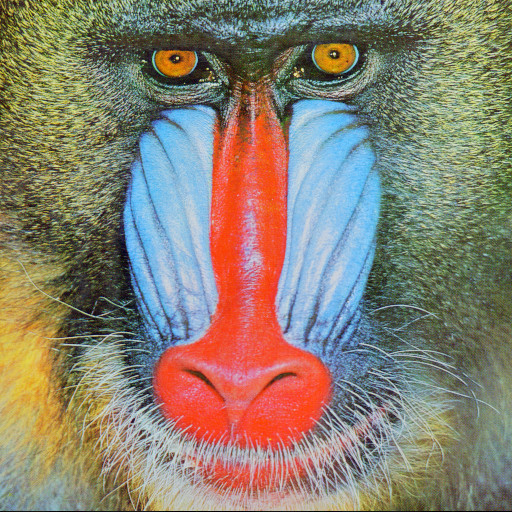
#> input picture baboon.jpg, 512 x 512 px
$ python AV2Q10.py
#> lines starting #> are read from the running program, lines starting #| are printed output that depends on the picture
import cv2
import numpy as np
import matplotlib.pyplot as plt

# Carregando a imagem
image_path = "baboon.jpg"
image = cv2.imread(image_path)
#> image is the input picture: shape (512, 512, 3); mean B, G, R 113.1, 128.9, 137.4

# Convertendo de BGR para RGB (OpenCV lê a imagem em formato BGR)
image_rgb = cv2.cvtColor(image, cv2.COLOR_BGR2RGB)

# Decomposição nos canais RGB
r_channel, g_channel, b_channel = cv2.split(image_rgb)
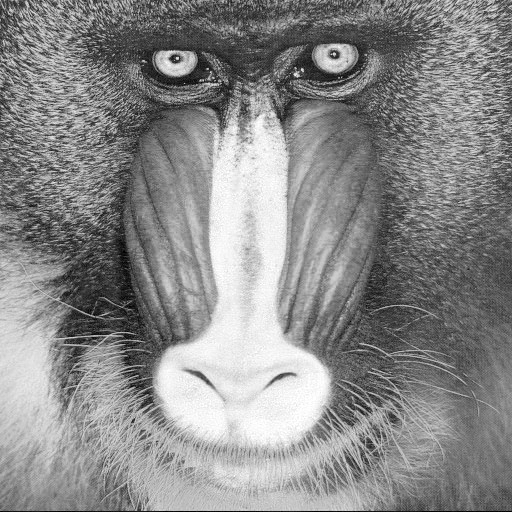
#> r_channel: shape (512, 512); min 0, max 255, mean 137.4
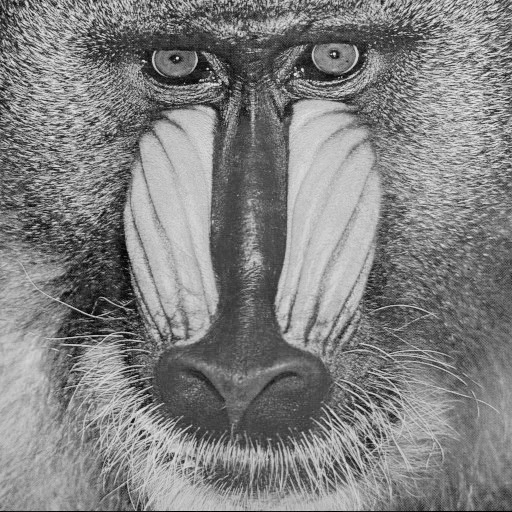
#> g_channel: shape (512, 512); min 0, max 238, mean 128.9
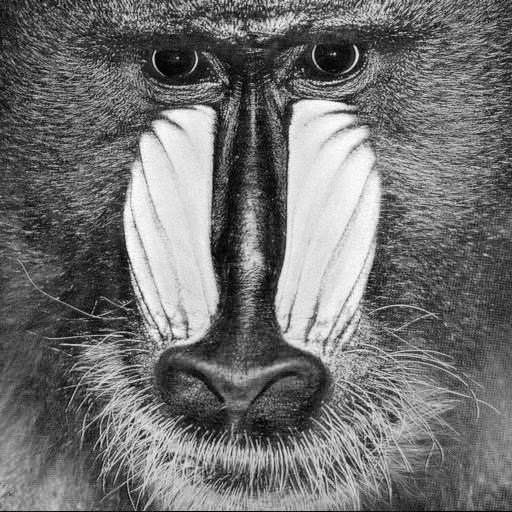
#> b_channel: shape (512, 512); min 0, max 255, mean 113.1

# Decomposição nos canais CMY
c_channel = 255 - r_channel
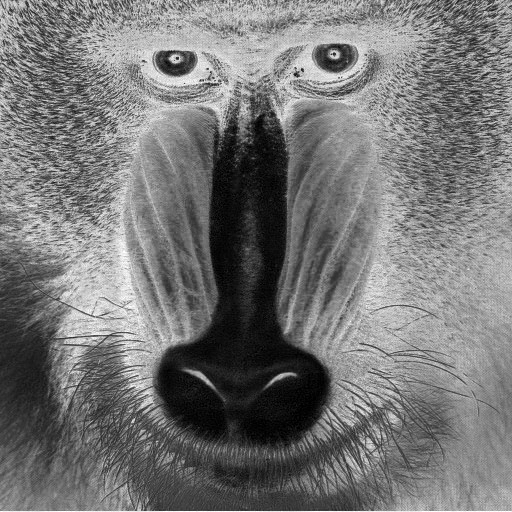
#> c_channel: shape (512, 512); min 0, max 255, mean 117.6
m_channel = 255 - g_channel
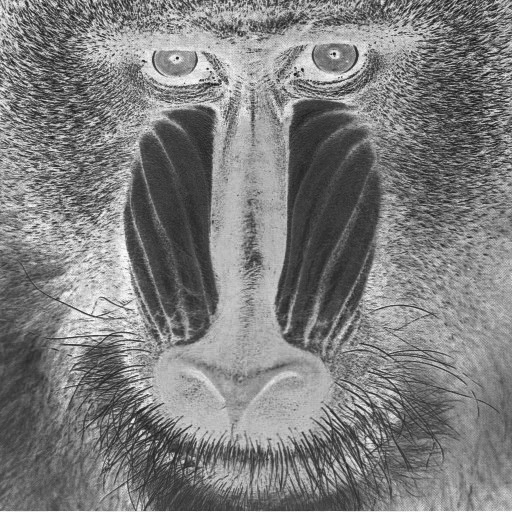
#> m_channel: shape (512, 512); min 17, max 255, mean 126.1
y_channel = 255 - b_channel
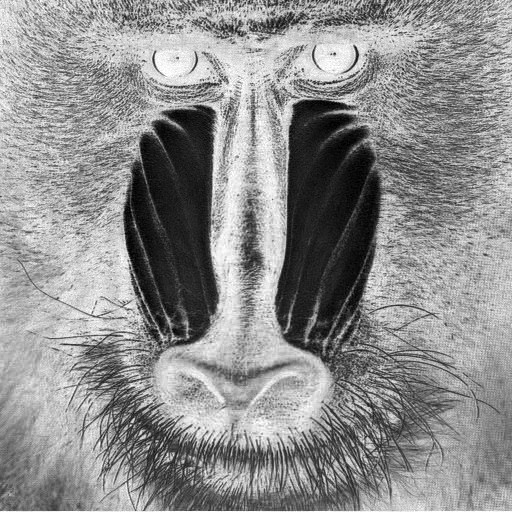
#> y_channel: shape (512, 512); min 0, max 255, mean 141.9

# Calculando as intensidades médias
mean_intensity_r = np.mean(r_channel)
#> mean_intensity_r = 137.4
mean_intensity_g = np.mean(g_channel)
#> mean_intensity_g = 128.9
mean_intensity_b = np.mean(b_channel)
#> mean_intensity_b = 113.1

mean_intensity_c = np.mean(c_channel)
#> mean_intensity_c = 117.6
mean_intensity_m = np.mean(m_channel)
#> mean_intensity_m = 126.1
mean_intensity_y = np.mean(y_channel)
#> mean_intensity_y = 141.9

# Exibindo as imagens originais e decompostas
plt.figure(figsize=(12, 6))

plt.subplot(2, 4, 1)
plt.imshow(image_rgb)
plt.title('Original')

plt.subplot(2, 4, 2)
plt.imshow(r_channel, cmap='gray')
plt.title('R Channel')

plt.subplot(2, 4, 3)
plt.imshow(g_channel, cmap='gray')
plt.title('G Channel')

plt.subplot(2, 4, 4)
plt.imshow(b_channel, cmap='gray')
plt.title('B Channel')

plt.subplot(2, 4, 6)
plt.imshow(c_channel, cmap='gray')
plt.title('C Channel')

plt.subplot(2, 4, 7)
plt.imshow(m_channel, cmap='gray')
plt.title('M Channel')

plt.subplot(2, 4, 8)
plt.imshow(y_channel, cmap='gray')
plt.title('Y Channel')

plt.tight_layout()
plt.show()

# Exibindo as intensidades médias
print(f"Intensidade média do canal R: {mean_intensity_r:.2f}")
#| Intensidade média do canal R: 137.39
print(f"Intensidade média do canal G: {mean_intensity_g:.2f}")
#| Intensidade média do canal G: 128.87
print(f"Intensidade média do canal B: {mean_intensity_b:.2f}")
#| Intensidade média do canal B: 113.13
print(f"Intensidade média do canal C: {mean_intensity_c:.2f}")
#| Intensidade média do canal C: 117.61
print(f"Intensidade média do canal M: {mean_intensity_m:.2f}")
#| Intensidade média do canal M: 126.13
print(f"Intensidade média do canal Y: {mean_intensity_y:.2f}")
#| Intensidade média do canal Y: 141.87
